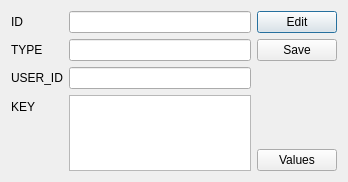
<?xml version="1.0" encoding="UTF-8"?>
<ui version="4.0">
 <class>action_view</class>
 <widget class="QDialog" name="action_view">
  <property name="geometry">
   <rect>
    <x>0</x>
    <y>0</y>
    <width>348</width>
    <height>182</height>
   </rect>
  </property>
  <property name="windowTitle">
   <string>Action</string>
  </property>
  <layout class="QGridLayout" name="gridLayout">
   <item row="0" column="0">
    <layout class="QVBoxLayout" name="verticalLayout">
     <item>
      <layout class="QFormLayout" name="formLayout">
       <item row="0" column="0">
        <widget class="QLabel" name="label">
         <property name="text">
          <string>ID</string>
         </property>
        </widget>
       </item>
       <item row="0" column="1">
        <widget class="QLineEdit" name="lineEdit"/>
       </item>
       <item row="1" column="0">
        <widget class="QLabel" name="label_2">
         <property name="text">
          <string>TYPE</string>
         </property>
        </widget>
       </item>
       <item row="2" column="0">
        <widget class="QLabel" name="label_3">
         <property name="text">
          <string>USER_ID</string>
         </property>
        </widget>
       </item>
       <item row="3" column="0">
        <widget class="QLabel" name="label_4">
         <property name="text">
          <string>KEY</string>
         </property>
        </widget>
       </item>
       <item row="1" column="1">
        <widget class="QLineEdit" name="lineEdit_2"/>
       </item>
       <item row="2" column="1">
        <widget class="QLineEdit" name="lineEdit_3"/>
       </item>
       <item row="3" column="1">
        <widget class="QTextEdit" name="textEdit"/>
       </item>
      </layout>
     </item>
    </layout>
   </item>
   <item row="0" column="1">
    <layout class="QVBoxLayout" name="verticalLayout_2">
     <item>
      <widget class="QPushButton" name="pushButton">
       <property name="text">
        <string>Edit</string>
       </property>
      </widget>
     </item>
     <item>
      <widget class="QPushButton" name="pushButton_2">
       <property name="text">
        <string>Save</string>
       </property>
      </widget>
     </item>
     <item>
      <spacer name="verticalSpacer">
       <property name="orientation">
        <enum>Qt::Vertical</enum>
       </property>
       <property name="sizeHint" stdset="0">
        <size>
         <width>20</width>
         <height>40</height>
        </size>
       </property>
      </spacer>
     </item>
     <item>
      <widget class="QPushButton" name="pushButton_3">
       <property name="text">
        <string>Values</string>
       </property>
      </widget>
     </item>
    </layout>
   </item>
  </layout>
 </widget>
 <resources/>
 <connections/>
</ui>
